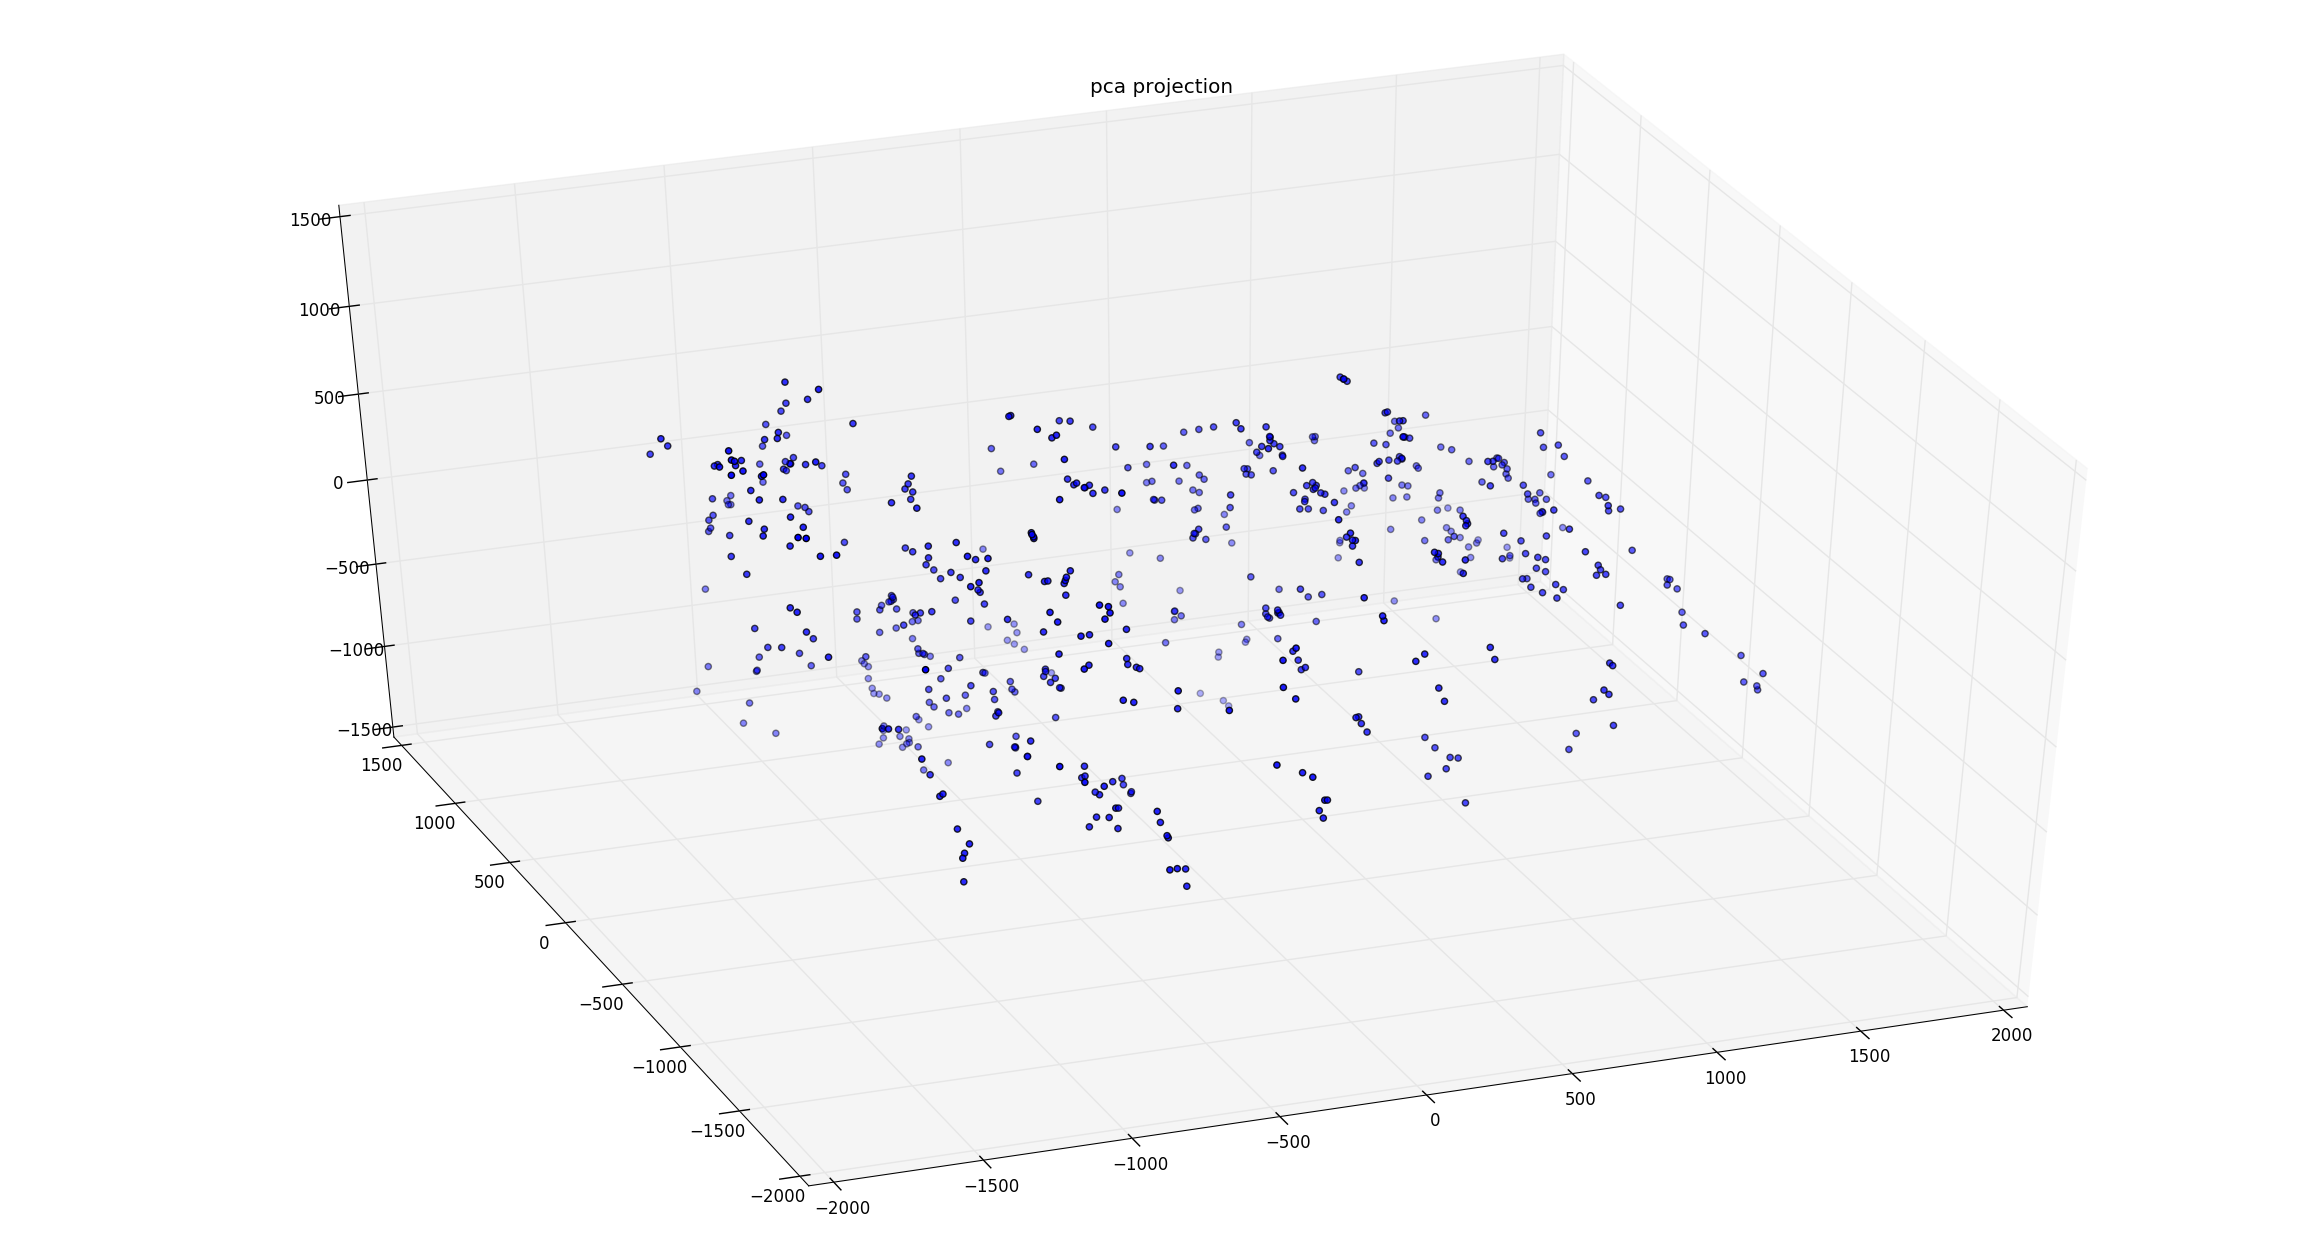

Source code (Python):
import numpy as np
import matplotlib.pyplot as plt
import pylab
from mpl_toolkits.mplot3d import Axes3D
from PIL import Image
import glob


X = np.array([np.array(Image.open(im)).flatten() for im in glob.glob('Images/*.pgm')], 'f')
n_samples, n_features = X.shape

# PCA computation
X -= np.mean(X, axis = 0)
X -= X.mean(axis=1).reshape(n_samples,-1)
cov = np.dot(X.T, X) / X.shape[0] # get the data covariance matrix
U,S,V = np.linalg.svd(cov)
print(U.shape)
Xrot_reduced = np.dot(X, U[:,:3]) # Xrot_reduced becomes [N x 100]
fig = pylab.figure()
ax = Axes3D(fig)
sequence_x_vals = Xrot_reduced[:,0]
sequence_y_vals = Xrot_reduced[:,1]
sequence_z_vals = Xrot_reduced[:,2]
ax.scatter(sequence_x_vals, sequence_y_vals, sequence_z_vals)
plt.title('pca projection')
#np.savetxt('pca_eigen_vector.txt', U[:,:3].T, delimiter = '\n\n')
#plt.show()

#w,h = 64, 60
#data = U[:, 2].reshape((60,64))
#rescaled = (255.0 / data.max() * (data - data.min())).astype(np.uint8)
#img = Image.fromarray(rescaled)
#img.save('fig2.png')

width = 1

fig1 = plt.figure()
eigen1 = np.dot(X, U[:,0])
x = np.arange(eigen1.shape[0])
ax = fig1.add_subplot(111)
rects = ax.bar(x, eigen1.T, width)
plt.title('pca eigen vector 1')

fig2 = plt.figure()
eigen2 = np.dot(X, U[:,1])
x = np.arange(eigen2.shape[0])
ax = fig2.add_subplot(111)
rects = ax.bar(x, eigen2.T, width)
plt.title('pca eigen vector 2')

fig3 = plt.figure()
eigen3 = np.dot(X, U[:,2])
x = np.arange(eigen3.shape[0])
ax = fig3.add_subplot(111)
rects = ax.bar(x, eigen3.T, width)
plt.title('pca eigen vector 3')

plt.show()
